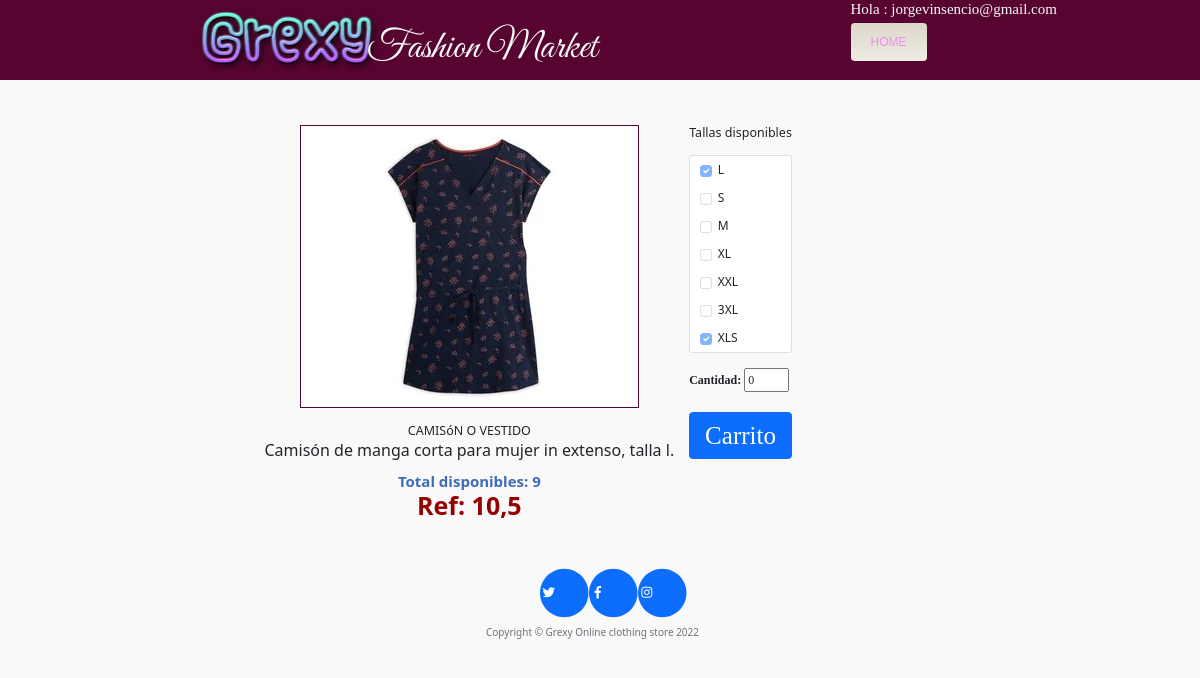
Screenshot of /fn_show_product/1 (signed in) with the database file from the repository.
### main.py (models this page shows)
class User(db.Model, UserMixin):
    __tablename__ = "user"
    id          =db.Column(db.Integer,primary_key =True)
    email       =db.Column(db.String(50),unique =True,nullable = False)
    password    =db.Column(db.String(50),nullable = False)
    name        =db.Column(db.String(100),nullable =False)
    telf_contact=db.Column(db.String(20),nullable =False)

class Products(db.Model, UserMixin):
    __tablename__ = "products"
    prod_id         =db.Column(db.Integer,primary_key =True)
    categoria_id    =db.Column(db.Integer, primary_key=False)
    desc_small_prod =db.Column(db.String(100),unique =True,nullable = False)
    desc_large_prod =db.Column(db.String(100),nullable = False)
    img_prod        =db.Column(db.String(100),nullable =False)
    price_prod      =db.Column(db.Float, primary_key=False,nullable = False)
    sex_prod        =db.Column(db.String(1), nullable=False)
    target_prod     =db.Column(db.String(1), nullable=False)
    size_L_count    =db.Column(db.Integer, primary_key=False,nullable = False)
    size_S_count    =db.Column(db.Integer, primary_key=False,nullable = False)
    size_M_count    =db.Column(db.Integer, primary_key=False,nullable = False)
    size_XL_count   =db.Column(db.Integer, primary_key=False,nullable = False)
    size_XXL_count  =db.Column(db.Integer, primary_key=False,nullable = False)
    size_3XL_count  =db.Column(db.Integer, primary_key=False,nullable = False)
    size_XLS_count  =db.Column(db.Integer, primary_key=False,nullable = False)

### main.py (the view)
@app.route('/fn_show_product/<prod_id>',methods=["GET","POST"])
def fn_show_product(prod_id):
    global prod_list_det_glb,USER_CARD_LIST
    form = AddCarForm()
    if request.method =='POST':
        USER_CARD_LIST.append((prod_id,request.form.get('cantidad_req')))
        return redirect(url_for('fn_home'))
    else:
        fn_get_det_products(pProd_id=prod_id)
        return render_template(template_name_or_list='show-prod.html'
                               ,conpany_name        =COMPANY_NAME
                               ,btn_title           ='HOME'
                               ,current_year        =CURRENT_YEAR
                               ,prod_list_det       =prod_list_det_glb
                               ,full_name_user      =full_name_user
                               ,form                =form
                               )

### forms.py
class AddCarForm(FlaskForm):
    cantidad_req   =IntegerField('Cantidad:',[DataRequired(),length(min=1, max=3),input_required(),number_range(min=0, max=5)], default=0)
    submit         =SubmitField("Carrito")

### main.py (called while the page is built)
def fn_get_det_products(pProd_id):
    global prod_list_det_glb
    prod_list_det_glb = Products_vw.query.filter(Products_vw.prod_id == pProd_id).all()

@login_manager.user_loader
def fn_load_user(user_id):
    return User.query.get(int(user_id))

### templates/show-prod.html
{% extends 'bootstrap/base.html' %}
{% import "bootstrap/wtf.html" as wtf %}
{% block content %}
{% include "header2.html" %}
<br><br><br>
<div class="row container div-login-main">
    <div class="col-md-auto
     div-well-come-back">
        <img src="{{ prod_list_det[0].img_prod}}" class="img-fluid" style="border: solid 1px;border-color: #570530;" alt="...">
        <br><br>
        <h5 class="card-title">{{ prod_list_det[0].desc_small_prod}}</h5>
        <p class="card-text" style="font-size: 16px;">{{ prod_list_det[0].desc_large_prod.capitalize() }}</p>
        <h5 class="card-title card-price" style="font-size: 15px;color : #3D6CB9;">Total disponibles: {{ prod_list_det[0].total_count }}</h5>
        <h5 class="card-title card-price" style="font-size: 25px;">Ref: {{ prod_list_det[0].price_prod}}</h5>
    </div>
    <div class="col-md-auto">
        <h5 class="card-title">Tallas disponibles</h5> <br>
        <ul class="list-group">
            <li class="list-group-item">
                {% if prod_list_det[0].size_L_count > 0 %}
                <input name="chk_size" class="form-check-input me-1" type="checkbox" checked disabled="True">
                {% else %}
                <input name="chk_size" class="form-check-input me-1" type="checkbox" disabled="True">
                {% endif %}
                L
            </li>
            <li class="list-group-item">
                {% if prod_list_det[0].size_S_count > 0 %}
                <input name="chk_size" class="form-check-input me-1" type="checkbox" checked disabled="True">
                {% else %}
                <input name="chk_size" class="form-check-input me-1" type="checkbox" disabled="True">
                {% endif %}
                S
            </li>
            <li class="list-group-item">
                {% if prod_list_det[0].size_M_count > 0 %}
                <input name="chk_size" class="form-check-input me-1" type="checkbox" checked disabled="True">
                {% else %}
                <input name="chk_size" class="form-check-input me-1" type="checkbox" disabled="True">
                {% endif %}
                M
            </li>
            <li class="list-group-item">
                {% if prod_list_det[0].size_XL_count > 0 %}
                <input name="chk_size" class="form-check-input me-1" type="checkbox" checked disabled="True">
                {% else %}
                <input name="chk_size" class="form-check-input me-1" type="checkbox" disabled="True">
                {% endif %}
                XL
            </li>
            <li class="list-group-item">
                {% if prod_list_det[0].size_XXL_count > 0 %}
                <input name="chk_size" class="form-check-input me-1" type="checkbox" checked disabled="True">
                {% else %}
                <input name="chk_size" class="form-check-input me-1" type="checkbox" disabled="True">
                {% endif %}
                XXL
            </li>
            <li class="list-group-item">
                {% if prod_list_det[0].size_3XL_count > 0 %}
                <input name="chk_size" class="form-check-input me-1" type="checkbox" checked disabled="True">
                {% else %}
                <input name="chk_size" class="form-check-input me-1" type="checkbox" disabled="True">
                {% endif %}
                3XL
            </li>
            <li class="list-group-item">
                {% if prod_list_det[0].size_XLS_count > 0 %}
                <input name="chk_size" class="form-check-input me-1" type="checkbox" checked disabled="True">
                {% else %}
                <input name="chk_size" class="form-check-input me-1" type="checkbox" disabled="True">
                {% endif %}
                XLS
            </li>
        </ul>
        <br>
            <form class="form-add2" name="FrmAddProd" action="{{ url_for('fn_show_product', prod_id=prod_list_det[0].prod_id) }}" method="post">
                {{ form.cantidad_req.label}}
                {{ form.cantidad_req }} <br><br>
                {{ form.submit(class_="btn btn-primary but-form-car") }}
            </form>
    </div>
</div>
{% include "footer.html" %}
{% endblock %}

### templates/header2.html (shortened to what this page needs)
<!doctype html>
<html lang="en">
  <head>
    <link href="https://cdn.jsdelivr.net/npm/bootstrap@5.2.0-beta1/dist/css/bootstrap.min.css" rel="stylesheet">
    <link rel="stylesheet" href="/static/css/styles.css">
      <link rel="stylesheet" href="/static/css/styles2.css">
  </head>
  <body>
    <div class="row div_first_row">
         <div class="col">
                  <img class="img-logo" src="/static/images/GrexyFun.png" alt="img-logo">
         </div>
         <div class="col-md-auto div_title_company">
                <h1 id="id-company">{{conpany_name}}</h1>
         </div>
        <div class="col div-header2-col2">
            <h1 id="h1-identificate">Hola : {{ full_name_user }}</h1>
           <a class="btn btn-primary float-right btn_bar" href="{{ url_for('fn_home') }}">{{ btn_title }}</a>
        </div>
    </div>

### static/css/styles.css (style rules this page uses)
html,body { height: 1000px; background-color: #F9F9F9; }
.container { max-width: 1299px; }
.div_first_row { height:80px; background-color: #570530 }
.div_title_company { font-family: 'Rubik Moonrocks'; text-align: center; width: 40%; }
.div-well-come-back { justify-content: center; text-align: center; }
.div-login-main { width: 800px; position: relative; left: 257px; }
#submit { font-size: 25px; font-family: 'Source+Serif+Pro'; }
#id-company { height: 50%; width : 50%; font-size: 40px; text-align: -webkit-center; font-family: 'Great Vibes'; color : #F7F7F7; position: relative; top: 30%; }
.btn_bar { background: #DCD7C9; background-image: -webkit-linear-gradient(top, #DCD7C9, #F0EBE3); background-image: -moz-linear-gradient(top, #DCD7C9, #F0EBE3); background-image: -ms-linear-gradient(top, #DCD7C9, #F0EBE3); background-image: -o-linear-gradient(top, #DCD7C9, #F0EBE3); background-image: linear-gradient(to bottom, #DCD7C9, #F0EBE3); -webkit-border-radius: 28; -moz-border-radius: 28; border: none; font-family: Arial; color: #eb90eb; font-size: 12px; padding: 10px 20px 10px 20px; text-decoration: none; width:auto; }

### static/css/styles2.css (style rules this page uses)
.card-price { color: #950101; font-size: 15px; font-weight: bold; }
.list-group-item { font-size: 12px; }
.img-logo { height : 80px; position: relative; left: 190px; }
#h1-identificate { font-size: 15px; font-family: 'Rubik Moonrocks'; color: #F7F7F7; }
.form-add2 { font-size: 12px; font-family: 'Rubik Moonrocks'; }
.but-form-car { width: 100%; }

### rows the page displays
User: email "jorgevinsencio@gmail.com"
Products: desc_small_prod "CAMISóN O VESTIDO", desc_large_prod "Camisón de manga corta para mujer in extenso, talla l."

### other values shown
{{ conpany_name }} "Fashion Market"
{{ btn_title }} "HOME"
{{ prod_list_det[0].total_count }} "9"
{{ prod_list_det[0].price_prod }} "10,5"
{{ current_year }} "2022"
